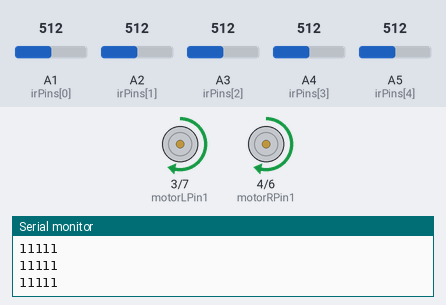
A sketch run on a simulated Arduino Uno, built with avr-gcc and run on an emulated ATmega328P. On the bench: motor-driver pin pairs drawn as motors (green arrow = first pin HIGH = forward, orange = second pin HIGH = backward, longer = more drive, scaled by the enable pin), the last lines printed to the serial monitor. The test bench sets the inputs (shaded band); at power-on: A1 (irPins[0]) = 512, A4 (irPins[3]) = 512, A2 (irPins[1]) = 512, A3 (irPins[2]) = 512, A5 (irPins[4]) = 512.

Above: at 1.2 s.
1.3 s: A1 (irPins[0]) set to 692
2.8 s: A1 (irPins[0]) set to 713
At 3.4 s:
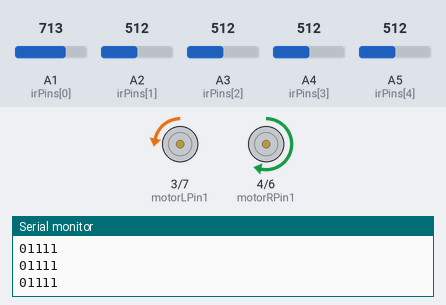
4.3 s: A1 (irPins[0]) set to 306
At 5.5 s:
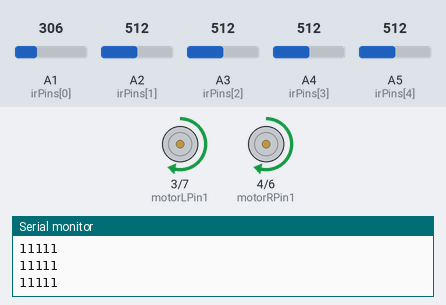
5.8 s: A4 (irPins[3]) set to 685
7.3 s: A4 (irPins[3]) set to 714
At 8.0 s:
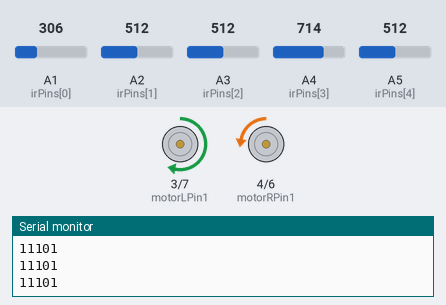
8.8 s: A4 (irPins[3]) set to 306
At 9.1 s:
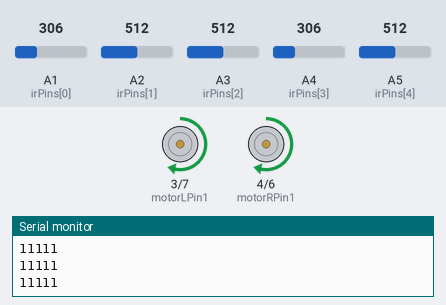
Timing chart, 0 to 11.3 s (numbered marks = the images above; inputs shaded):
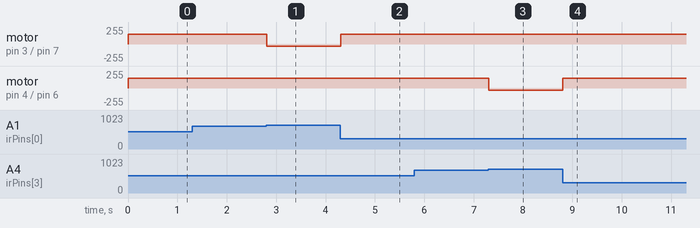

Measured:
- the behaviour switches between 699 and 700 on A1 (irPins[0]) (found by bisection; images 0 and 1)
- the behaviour switches between 699 and 700 on A4 (irPins[3]) (found by bisection; images 2 and 3)
- after the input at 2.8 s, motor on pin 3 (motorLPin1) / pin 7 (motorLPin2): forward 150/255 → backward 30/255 at once
- after the input at 4.3 s, motor on pin 3 (motorLPin1) / pin 7 (motorLPin2): backward 30/255 → forward 150/255 at once
- after the input at 7.3 s, motor on pin 4 (motorRPin1) / pin 6 (motorRPin2): forward 150/255 → backward 31/255 at once
- after the input at 8.8 s, motor on pin 4 (motorRPin1) / pin 6 (motorRPin2): backward 31/255 → forward 150/255 at once

The sketch:

mvj_bot_fizze.ino
```cpp
const int motorRPin1 = 4; // signal pin 1 for the right motor, connect to IN1
const int motorRPin2 = 6;  // signal pin 2 for the right motor, connect to IN2
const int motorREnable = 10; // enable pin for the right motor (PWM enabled)

const int motorLPin1 = 3; // signal pin 1 for the left motor, connect to IN3
const int motorLPin2 = 7; // signal pin 2 for the left motor, connect to IN4
const int motorLEnable = 9;

const int irPins[5] = {A1, A2, A3, A4,A5};

/* Define values for the IR Sensor readings */

// an array to hold values from analogRead on the ir sensor (0-1023)
int irSensorAnalog[5] = {0,0,0,0,0};

// an array to hold boolean values (1/0) for the ir sensors
int irSensorDigital[5] = {0,0,0,0,0};


int treashold = 700;

//from left to right when facing the same direction as the robot
int irSensors = B00000;


int count = 0; // number of sensors detecting the line

// A score to determine deviation from the line [-180 ; +180].
// Negative means the robot is left of the line.
int error = 0;

int errorLast = 0;  //  store the last value of error

// A correction value, based on the error from target.
// It is used to change the relative motor speed with PWM.
int correction = 0;

int lap = 0; // keep track of the laps

/* Set up maximum speed and speed for turning (to be used with PWM) */
int maxSpeed = 150; // used for PWM to control motor speed [0 - 255]

/* variables to keep track of current speed of motors */
int motorLSpeed = 0;
int motorRSpeed = 0;


void setup() {
   pinMode(motorLPin1,OUTPUT);
  pinMode(motorLPin2,OUTPUT);
  pinMode(motorLEnable,OUTPUT);

  pinMode(motorRPin1,OUTPUT);
  pinMode(motorRPin2,OUTPUT);
  pinMode(motorREnable,OUTPUT);
  Serial.begin(9600);

    for (int i = 0; i < 5; i++) {
    pinMode(irPins[i], INPUT);
  }

   TCCR0A = _BV(COM0A1) | _BV(COM0B1) | _BV(WGM01) | _BV(WGM00);
  TCCR0B = _BV(CS00);


}

void loop() {
  Scan();
 UpdateError();
 UpdateCorrection();
 Drive();


}


void Scan() {
  // Initialize the sensor counter and binary value
  count = 0;
  irSensors = B00000;

  for (int i = 0; i < 5; i++) {
    irSensorAnalog[i] = analogRead(irPins[i]);

    if (irSensorAnalog[i] >= treashold) {
        irSensorDigital[i] = 0;
    }
    else {irSensorDigital[i] = 1;}

    count = count + irSensorDigital[i];
    int b = 4-i;
    irSensors = irSensors + (irSensorDigital[i]<<b);//B0000
    }
}

void UpdateError() {

  errorLast = error;
  switch (irSensors) {
    case B00000:
          if(errorLast < 0){ error = -180; }
          else if(errorLast > 0) { error = 180; }
          Serial.println("00000");
          break;


     case B10000: // leftmost sensor on the line
       error = -150;
       Serial.println("10000");
       break;

     case B01000:
       error = -75;
       Serial.println("01000");
       break;

      case B00100:         // cheack wheather this need?
       error = 0;
       Serial.println("00100");
       break;

     case B00010:
       error = 75;
       Serial.println("00010");
       break;

     case B00001:
       error = 150;
       Serial.println("00001");
       break;


/* 2 Sensors on the line */

     case B11000:
       error = -120;
       Serial.println("11000");
       break;

     case B01100:
       error = -60;
       Serial.println("01100");// change the value of this of the that
       break;

     case B00110:
       error = 60;
       Serial.println("00110");
       break;

     case B00011:
    Serial.println("00011");
       error = 120;
       break;

      // extra condition for the sensore


 /* 3 Sensors on the line */

     case B11100:
     error = -160;
     Serial.println("11100");
       break;

     case B01110:
       error = 0;
       Serial.println("01110");
       break;

     case B00111:
       error = 160;
       Serial.println("00111");
       break;

    /* 4 Sensors on the line */
     case B11110:
       error = -150;
       Serial.println("11110");
       break;

     case B11101:
       error = -150;
       Serial.println("11101");
       break;

     case B01111:
       error = 150;
       Serial.println("01111");
       break;

     case B10111:
       error = 150;
       Serial.println("10111");
       break;


     case B11111:
       //lap = lap + 1; // the bot should stop at the
       error = 0;
       Serial.println("11111");
       break;

        default:
       error = errorLast;


  }
}
void UpdateCorrection() {

  if (error >= 0 && error < 30) {
    correction = 0;
  }

  else if (error >=30 && error < 60) {
    correction = 15;
  }

  else if (error >=60 && error < 75) {
    correction = 40;
  }

  else if (error >=75 && error < 120) {
    correction = 55;
  }

  else if (error >=120 && error < 150) {
    correction = 75;
  }

  else if (error >=150 && error < 180) {
    correction = 255;
  }

  else if (error <=900 && error >=180) {
    correction = 305;
  }

   if (error <= 0 && error > -30) {
    correction = 0;
  }

  else if (error <= -30 && error > -60) {
    correction = -15;
  }

  else if (error <= -60 && error > -75) {
    correction = -40;
  }

  else if (error <= -75 && error > -120) {
    correction = -55;
  }

  else if (error <= -120 && error > -150) {
    correction = -75;
  }

  else if (error <= -150 && error > -180) {
    correction = -255;
  }

  else if (error <= -180) {
    correction = -305;

  }
  else if (error == 1000) {
    correction = 1000;
  }
  /* Adjust the correction value if maxSpeed is less than 255 */
  correction = (int) (correction * maxSpeed / 150 + 0.5);

  if (correction <=900 && correction >= 0) {
    motorRSpeed = maxSpeed-correction ;
    motorLSpeed = maxSpeed;
  }

  else if (correction < 0) {
    motorRSpeed = maxSpeed;
    motorLSpeed = maxSpeed + correction;
  }
 else if (correction ==1000)
 {
  motorRSpeed= 0;
  motorLSpeed= 0;
 }
 }
void Drive() {
  if (motorRSpeed > 255) {motorRSpeed = 255;}
  else if (motorRSpeed < -255) {motorRSpeed = -255;}

  if (motorLSpeed > 255) {motorLSpeed = 255;}
  else if (motorLSpeed < -255) {motorLSpeed = -255;}
  else {}
  if (motorRSpeed > 0) { // right motor forward (using PWM)
     analogWrite(motorREnable, motorRSpeed);
     digitalWrite(motorRPin1, HIGH);
     digitalWrite(motorRPin2, LOW);
  }
  else if (motorRSpeed < 0) {// right motor reverse (using PWM)
     analogWrite(motorREnable, abs(motorRSpeed));
     digitalWrite(motorRPin1, LOW);
     digitalWrite(motorRPin2, HIGH);
  }
  else if (motorRSpeed == 0) { // right motor fast stop
     digitalWrite(motorREnable, LOW);
     digitalWrite(motorRPin1, LOW);
     digitalWrite(motorRPin2, LOW);
  }
  else {}

  if (motorLSpeed > 0) { // left motor forward (using PWM)
     analogWrite(motorLEnable, motorLSpeed);
     digitalWrite(motorLPin1, HIGH);
     digitalWrite(motorLPin2, LOW);
  }
  else if (motorLSpeed < 0) { // right motor reverse (using PWM)
     analogWrite(motorLEnable, abs(motorLSpeed));
     digitalWrite(motorLPin1, LOW);
     digitalWrite(motorLPin2, HIGH);
  }
    else if (motorLSpeed == 0) { // left motor fast stop
     digitalWrite(motorLEnable, LOW);
     digitalWrite(motorLPin1, LOW);
     digitalWrite(motorLPin2, LOW);
  }

}
```
